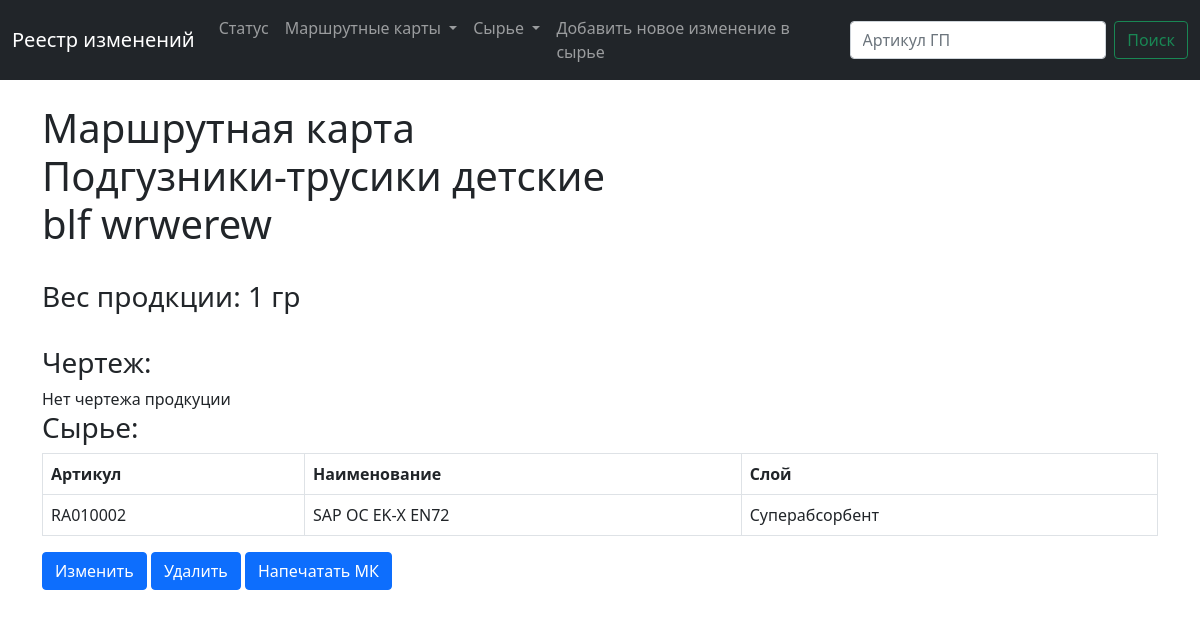
/show_sku/4, run on an earlier commit of the app's database.
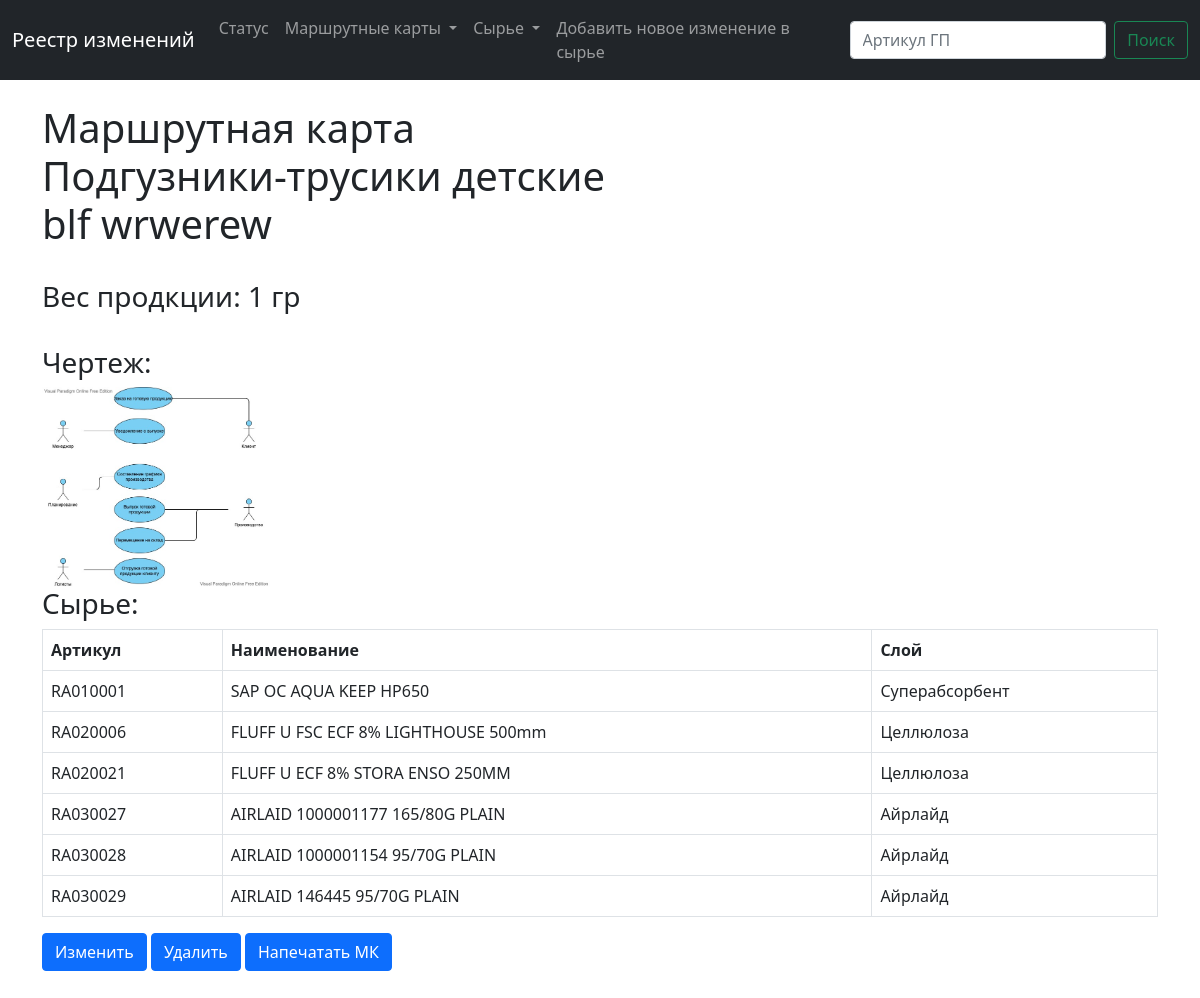
And on a later commit of the database.
### main/models.py (models this page shows, shortened)
class Sku (models.Model):
    num = models.CharField(max_length=200)  # артикул готоваой продукции (ГП)
    name = models.CharField(max_length=200)  # наименование ГП
    raw = models.ManyToManyField(Raw, blank=True, null=True)  # сырье
    weight = models.IntegerField(blank=True, null=True)  # вес
    photo = models.ImageField(blank=True, null=True,
                              upload_to="images/")  # фото
    type = models.ForeignKey(ProductsTypes, blank=True, null=True, on_delete=models.CASCADE)

class ProductsTypes (models.Model):
     name = models.CharField(max_length=200)  # наименование типов выпускаемой продукции

class Raw (models.Model):
    num = models.CharField(max_length=200)  # артикул сырья
    name = models.CharField(max_length=200)  # наименование
    layer = models.CharField(max_length=200)  # навзвание слоя на русском

### main/views.py (the view)
# urls.py: path('show_sku/<sku_id>', views.show_sku, name='show_sku'),
def show_sku(request, sku_id):
    sku = Sku.objects.get(id=sku_id)
    return render(request, 'main/show_sku.html', {'sku': sku})

### main/templates/main/show_sku.html (shortened to what this page needs)
{% extends 'main/base.html' %}
{% block content%}
    <body>
        <br>
        <div class="container">
            <h1>Маршрутная карта
                <br> {{ sku.type.name}}
                <br>{{sku.num}} {{sku.name}} </h1>
            <br>
            <h3>Вес продкции: {{sku.weight}} гр</h3>
            <br>
            <h3>Чертеж: </h3>
            {%if sku.photo%}
                <img src="{{sku.photo.url}}" height="200 px" alt="">
            {%else%}
                Нет чертежа продкуции
            {%endif%}
            <br>
            <h3>Сырье:</h3>
            <table class="table table-bordered">
                <thead>
                    <tr style="font-weight:bold">
                        <td>Артикул</td>
                        <td>Наименование</td>
                        <td>Слой</td>
                    </tr>
                    {% for raw in sku.raw.all %}
                        <tr>
                            <td>{{ raw.num }}</td>
                            <td>{{ raw.name }}</td>
                            <td>{{ raw.layer }}</td>
                    {% endfor %}
                </tr>
            </thead>
        </table>
        <div class="btn-group" role="group" aria-label="Basic example">
            <a href="{% url 'update_sku' sku.id %}" type="button" class="btn btn-primary">Изменить</a>
        </div>
        <div class="btn-group" role="group" aria-label="Basic example">
            <a href="{% url 'delete_sku' sku.id %}" type="button" class="btn btn-primary">Удалить</a>
        </div>
        <div class="btn-group" role="group" aria-label="Basic example">
            <a href="{% url 'pdf_sku' sku.id %}" type="button" class="btn btn-primary">Напечатать МК</a>
        </div>
    </div>
    <br>  <br>  <br>
    </body>
    </html>
{%endblock%}

### main/templates/main/base.html (shortened to what this page needs)
<!doctype html>
<html lang="ru">
    <head>
        <link href="https://cdn.jsdelivr.net/npm/bootstrap@5.1.3/dist/css/bootstrap.min.css" rel="stylesheet"
>
    </head>
    <body>
        <nav class="navbar navbar-expand-lg navbar-dark bg-dark">
            <div class="container-fluid">
                <a class="navbar-brand" href="/">
                    Реестр изменений
                </a>
                <div class="collapse navbar-collapse" id="navbarSupportedContent">
                    <ul class="navbar-nav me-auto mb-2 mb-lg-0">
                        <li class="nav-item">
                            <a class="nav-link " aria-current="page" href="/">Статус</a>
                        </li>
                        <li class="nav-item">
                            <div class="collapse navbar-collapse" id="navbarNavDarkDropdown">
                                <ul class="navbar-nav">
                                    <li class="nav-item dropdown">
                                        <a class="nav-link dropdown-toggle" href="#" role="button" data-bs-toggle="dropdown"
                                            aria-expanded="false">
                                            Маршрутные карты
                                        </a>
                                    </li>
                                </ul>
                            </div>
                        </li>
                        <ul class="navbar-nav">
                            <li class="nav-item dropdown">
                                <a class="nav-link dropdown-toggle" href="#" role="button" data-bs-toggle="dropdown"
                                    aria-expanded="false">
                                    Сырье
                                </a>
                            </li>
                        </ul>
                        <a class="nav-link " href="/add"> Добавить новое изменение в сырье</a>
                    </div>
                <form class="d-flex" method="POST" action=" {% url 'search_sku' %} ">
                    <input class="form-control me-2" type="search" placeholder="Артикул ГП" aria-label="Search" name='searched'>
                    <button class="btn btn-outline-success" type="submit">Поиск</button>
                </form>
            </div>
        </nav>
        {% block content%} {%endblock%}
    </body>

What changed in the data, as far as the page shows it:
no longer on this page (row unchanged): Raw: num "RA010002", name "SAP OC EK-X EN72", layer "Суперабсорбент"
changed Sku "blf": photo: picture added
added Raw: num "RA010001", name "SAP OC AQUA KEEP HP650", layer "Суперабсорбент"
added Raw: num "RA020006", name "FLUFF U FSC ECF 8% LIGHTHOUSE 500mm", layer "Целлюлоза"
added Raw: num "RA020021", name "FLUFF U ECF 8% STORA ENSO 250MM", layer "Целлюлоза"
added Raw: num "RA030027", name "AIRLAID 1000001177 165/80G PLAIN", layer "Айрлайд"
added Raw: num "RA030028", name "AIRLAID 1000001154 95/70G PLAIN", layer "Айрлайд"
added Raw: num "RA030029", name "AIRLAID 146445 95/70G PLAIN", layer "Айрлайд"
Also different on the page:
text no longer shown: "Нет чертежа продкуции"
